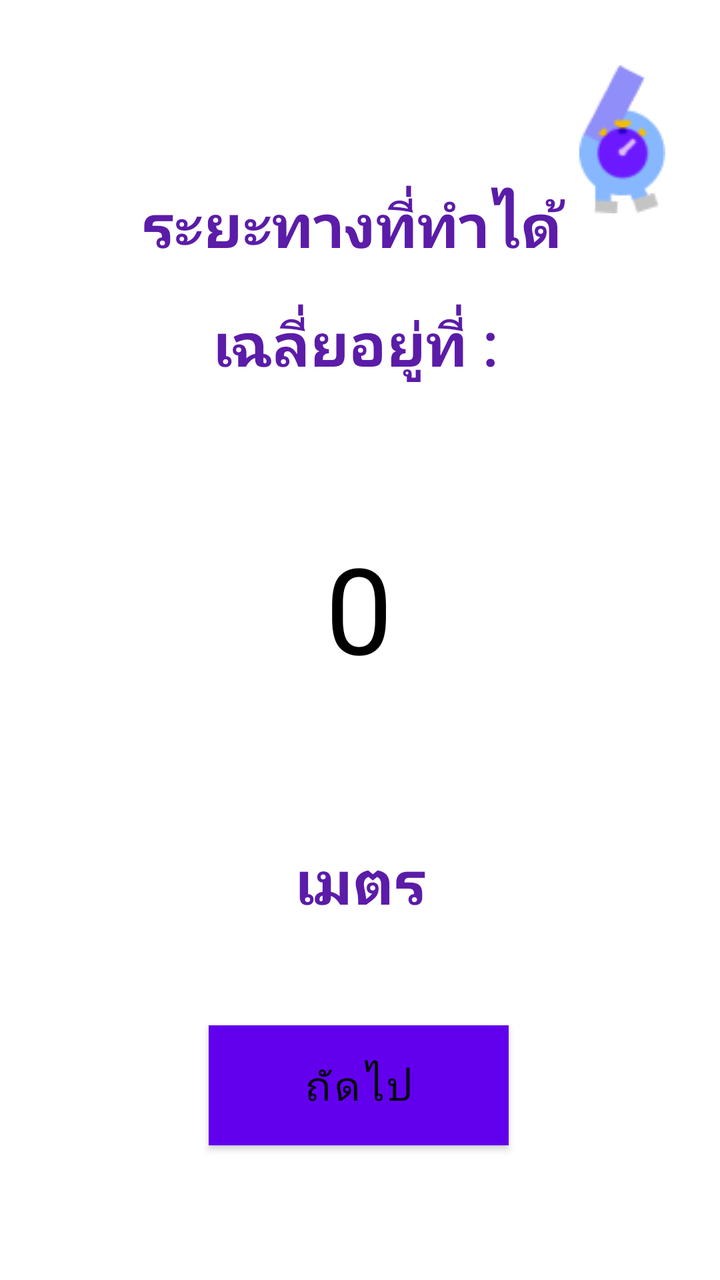
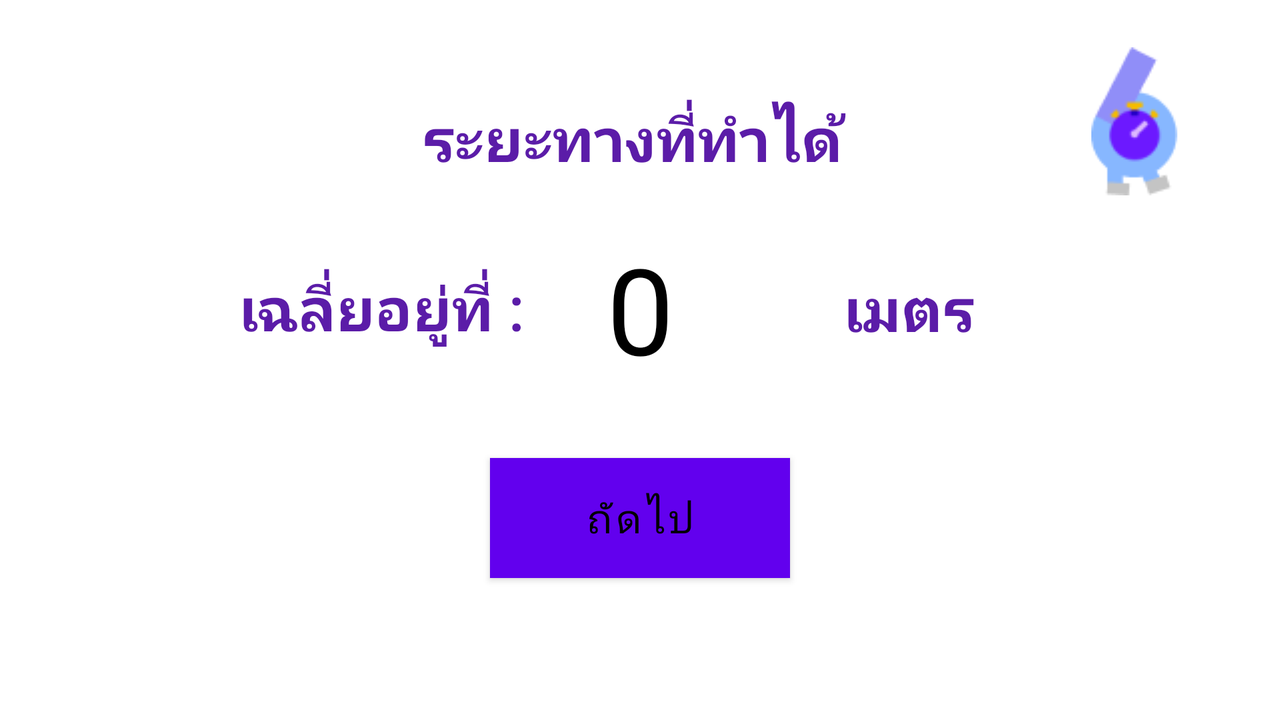

One screen, two layout resources from the same app: the default and the repository's alternative for another configuration. Each is rendered where Android would select it; the XML of both is given below.
<!-- AndroidManifest.xml: application theme Theme.WalkFromHome -->
<!-- res/layout/activity_distance_show.xml -->
<?xml version="1.0" encoding="utf-8"?>
<androidx.constraintlayout.widget.ConstraintLayout xmlns:android="http://schemas.android.com/apk/res/android"
    xmlns:app="http://schemas.android.com/apk/res-auto"
    xmlns:tools="http://schemas.android.com/tools"
    android:layout_width="match_parent"
    android:layout_height="match_parent"
    tools:context=".distance_show">

    <Button
        android:id="@+id/next_button"
        android:layout_width="150dp"
        android:layout_height="60dp"
        android:background="#FFFFFF"
        android:fontFamily="@font/poppins"
        android:text="ถัดไป"
        android:textColor="@android:color/black"
        android:textColorHint="#000000"
        android:textSize="20sp"
        app:layout_constraintBottom_toBottomOf="parent"
        app:layout_constraintEnd_toEndOf="parent"
        app:layout_constraintHorizontal_bias="0.497"
        app:layout_constraintStart_toStartOf="parent"
        app:layout_constraintTop_toTopOf="parent"
        app:layout_constraintVertical_bias="0.884" />

    <ImageView
        android:id="@+id/danger_logo3"
        android:layout_width="wrap_content"
        android:layout_height="wrap_content"
        android:layout_marginTop="15dp"
        app:layout_constraintBottom_toBottomOf="parent"
        app:layout_constraintEnd_toEndOf="parent"
        app:layout_constraintHorizontal_bias="0.914"
        app:layout_constraintStart_toStartOf="parent"
        app:layout_constraintTop_toTopOf="parent"
        app:layout_constraintVertical_bias="0.032"
        app:srcCompat="@drawable/third_page_logo"
        tools:ignore="ImageContrastCheck"
        tools:srcCompat="@drawable/third_page_logo" />

    <TextView
        android:id="@+id/text"
        android:layout_width="wrap_content"
        android:layout_height="wrap_content"
        android:fontFamily="@font/poppins"
        android:text="ระยะทางที่ทำได้ "
        android:textAlignment="center"
        android:textColor="#5B1CA8"
        android:textSize="30sp"
        android:textStyle="bold"
        app:layout_constraintBottom_toBottomOf="parent"
        app:layout_constraintEnd_toEndOf="parent"
        app:layout_constraintHorizontal_bias="0.497"
        app:layout_constraintStart_toStartOf="parent"
        app:layout_constraintTop_toTopOf="parent"
        app:layout_constraintVertical_bias="0.153" />

    <TextView
        android:id="@+id/text3"
        android:layout_width="wrap_content"
        android:layout_height="wrap_content"
        android:fontFamily="@font/poppins"
        android:text="เฉลี่ยอยู่ที่ : "
        android:textAlignment="center"
        android:textColor="#5B1CA8"
        android:textSize="30sp"
        android:textStyle="bold"
        app:layout_constraintBottom_toBottomOf="parent"
        app:layout_constraintEnd_toEndOf="parent"
        app:layout_constraintHorizontal_bias="0.504"
        app:layout_constraintStart_toStartOf="parent"
        app:layout_constraintTop_toTopOf="parent"
        app:layout_constraintVertical_bias="0.252" />


    <TextView
        android:id="@+id/unit"
        android:layout_width="219dp"
        android:layout_height="40dp"
        android:fontFamily="@font/poppins"
        android:text="เมตร"
        android:textAlignment="center"
        android:textColor="#5B1CA8"
        android:textSize="30sp"
        android:textStyle="bold"
        app:layout_constraintBottom_toBottomOf="parent"
        app:layout_constraintEnd_toEndOf="parent"
        app:layout_constraintStart_toStartOf="parent"
        app:layout_constraintTop_toTopOf="parent"
        app:layout_constraintVertical_bias="0.7" />

    <TextView
        android:id="@+id/check"
        android:layout_width="219dp"
        android:layout_height="40dp"
        android:fontFamily="@font/poppins"
        android:text=""
        android:textAlignment="center"
        android:textColor="#5B1CA8"
        android:textSize="10sp"
        android:textStyle="bold"
        app:layout_constraintBottom_toBottomOf="parent"
        app:layout_constraintEnd_toEndOf="parent"
        app:layout_constraintStart_toStartOf="parent"
        app:layout_constraintTop_toTopOf="parent"
        app:layout_constraintVertical_bias="0.979" />

    <TextView
        android:id="@+id/distance3"
        android:layout_width="wrap_content"
        android:layout_height="wrap_content"
        android:layout_alignParentStart="true"
        android:layout_alignParentEnd="true"
        android:layout_alignParentBottom="true"
        android:fontFamily="@font/poppins"
        android:gravity="center"
        android:hint="0"
        android:textColor="#FF0000"
        android:textColorHint="#000000"
        android:textSize="60sp"
        app:layout_constraintBottom_toBottomOf="parent"
        app:layout_constraintEnd_toEndOf="parent"
        app:layout_constraintHorizontal_bias="0.498"
        app:layout_constraintStart_toStartOf="parent"
        app:layout_constraintTop_toTopOf="parent"
        app:layout_constraintVertical_bias="0.471" />

</androidx.constraintlayout.widget.ConstraintLayout>
<!-- resources referenced by this layout -->
<resources>
  <!-- drawable third_page_logo: png bitmap (drawable, 2341 bytes) -->
  <style name="Theme.WalkFromHome" parent="Theme.MaterialComponents.DayNight.NoActionBar">
          
          <item name="colorPrimary">@color/purple_500</item>
          <item name="colorPrimaryVariant">@color/purple_700</item>
          <item name="colorOnPrimary">@color/white</item>
          
          <item name="colorSecondary">@color/teal_200</item>
          <item name="colorSecondaryVariant">@color/teal_700</item>
          <item name="colorOnSecondary">@color/black</item>
          
          <item name="android:statusBarColor" tools:targetApi="l">?attr/colorPrimaryVariant</item>
          
      </style>
  <color name="purple_500">#FF6200EE</color>
  <color name="purple_700">#FF3700B3</color>
  <color name="white">#FFFFFFFF</color>
  <color name="teal_200">#FF03DAC5</color>
  <color name="teal_700">#FF018786</color>
  <color name="black">#FF000000</color>
</resources>
<!-- res/layout-land/activity_distance_show.xml (the repository's variant of the layout above) -->
<!-- drawn on the phone turned sideways -->
<?xml version="1.0" encoding="utf-8"?>
<androidx.constraintlayout.widget.ConstraintLayout xmlns:android="http://schemas.android.com/apk/res/android"
    xmlns:app="http://schemas.android.com/apk/res-auto"
    xmlns:tools="http://schemas.android.com/tools"
    android:layout_width="match_parent"
    android:layout_height="match_parent"
    tools:context=".distance_show">

    <Button
        android:id="@+id/next_button"
        android:layout_width="150dp"
        android:layout_height="60dp"
        android:background="#FFFFFF"
        android:fontFamily="@font/poppins"
        android:text="ถัดไป"
        android:textColor="@android:color/black"
        android:textColorHint="#000000"
        android:textSize="20sp"
        app:layout_constraintBottom_toBottomOf="parent"
        app:layout_constraintEnd_toEndOf="parent"
        app:layout_constraintStart_toStartOf="parent"
        app:layout_constraintTop_toBottomOf="@+id/distance3"
        app:layout_constraintVertical_bias="0.32999998" />

    <ImageView
        android:id="@+id/danger_logo3"
        android:layout_width="wrap_content"
        android:layout_height="wrap_content"
        android:layout_marginTop="15dp"
        app:layout_constraintBottom_toBottomOf="parent"
        app:layout_constraintEnd_toEndOf="parent"
        app:layout_constraintHorizontal_bias="0.914"
        app:layout_constraintStart_toStartOf="parent"
        app:layout_constraintTop_toTopOf="parent"
        app:layout_constraintVertical_bias="0.032"
        app:srcCompat="@drawable/third_page_logo"
        tools:ignore="ImageContrastCheck"
        tools:srcCompat="@drawable/third_page_logo" />

    <TextView
        android:id="@+id/text"
        android:layout_width="wrap_content"
        android:layout_height="wrap_content"
        android:fontFamily="@font/poppins"
        android:text="ระยะทางที่ทำได้ "
        android:textAlignment="center"
        android:textColor="#5B1CA8"
        android:textSize="30sp"
        android:textStyle="bold"
        app:layout_constraintBottom_toBottomOf="parent"
        app:layout_constraintEnd_toEndOf="parent"
        app:layout_constraintStart_toStartOf="parent"
        app:layout_constraintTop_toTopOf="parent"
        app:layout_constraintVertical_bias="0.153" />


    <TextView
        android:id="@+id/text3"
        android:layout_width="wrap_content"
        android:layout_height="wrap_content"
        android:fontFamily="@font/poppins"
        android:text="เฉลี่ยอยู่ที่ : "
        android:textAlignment="center"
        android:textColor="#5B1CA8"
        android:textSize="30sp"
        android:textStyle="bold"
        app:layout_constraintBottom_toBottomOf="parent"
        app:layout_constraintEnd_toEndOf="parent"
        app:layout_constraintHorizontal_bias="0.243"
        app:layout_constraintStart_toStartOf="parent"
        app:layout_constraintTop_toBottomOf="@+id/text"
        app:layout_constraintVertical_bias="0.19" />

    <TextView
        android:id="@+id/unit"
        android:layout_width="219dp"
        android:layout_height="40dp"
        android:layout_marginStart="8dp"
        android:fontFamily="@font/poppins"
        android:text="เมตร"
        android:textAlignment="center"
        android:textColor="#5B1CA8"
        android:textSize="30sp"
        android:textStyle="bold"
        app:layout_constraintBottom_toBottomOf="@+id/text3"
        app:layout_constraintStart_toEndOf="@+id/distance3"
        app:layout_constraintTop_toTopOf="@+id/text3"
        app:layout_constraintVertical_bias="0.24000001" />

    <TextView
        android:id="@+id/check"
        android:layout_width="219dp"
        android:layout_height="40dp"
        android:fontFamily="@font/poppins"
        android:text=""
        android:textAlignment="center"
        android:textColor="#5B1CA8"
        android:textSize="10sp"
        android:textStyle="bold"
        app:layout_constraintBottom_toBottomOf="parent"
        app:layout_constraintEnd_toEndOf="parent"
        app:layout_constraintStart_toStartOf="parent"
        app:layout_constraintTop_toBottomOf="@+id/next_button"
        app:layout_constraintVertical_bias="0.41000003" />

    <TextView
        android:id="@+id/distance3"
        android:layout_width="wrap_content"
        android:layout_height="wrap_content"
        android:layout_alignParentStart="true"
        android:layout_alignParentEnd="true"
        android:layout_alignParentBottom="true"
        android:fontFamily="@font/poppins"
        android:gravity="center"
        android:hint="0"
        android:textColor="#FF0000"
        android:textColorHint="#000000"
        android:textSize="60sp"
        app:layout_constraintBottom_toBottomOf="@+id/text3"
        app:layout_constraintEnd_toEndOf="@+id/text"
        app:layout_constraintStart_toStartOf="@+id/text"
        app:layout_constraintTop_toTopOf="@+id/text3" />

</androidx.constraintlayout.widget.ConstraintLayout>
